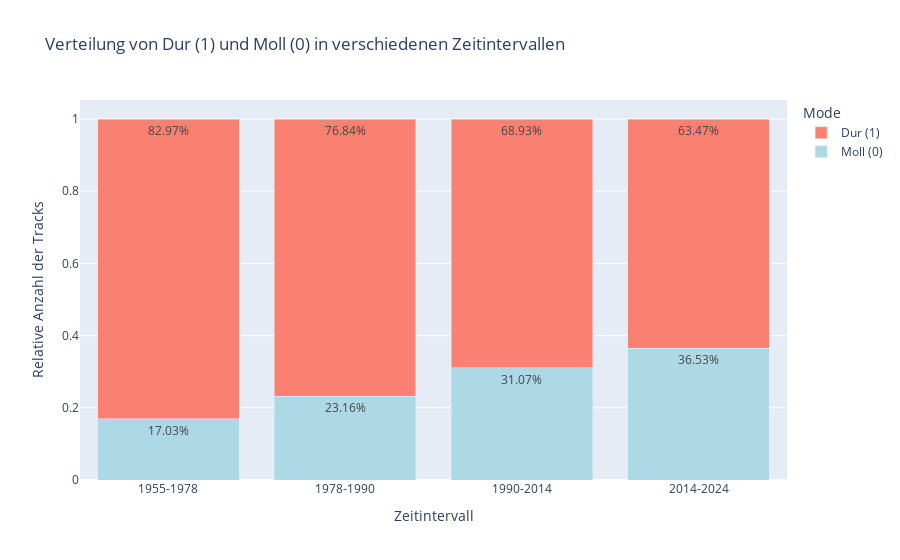

Write notebook code for a chart like this one.
### Markdown cell above
Hier sehen wir, dass die Moll in den Songs bis 1978 eher weniger stark vertreten ist. Danach wird es etwas häufiger genutzt und ab etwa 1990 wird es deutlich häufiger. Nach 2014 steigt die Anzahl der Songs in Moll als auch noch mal ein bisschen. Wir sehen also einen ansteigenden Trend.

### Code cell
import pandas as pd
import plotly.graph_objects as go

# Definiere die Zeitintervalle
intervals = {
    '1955-1978': (1955, 1978),
    '1978-1990': (1978, 1990),
    '1990-2014': (1990, 2014),
    '2014-2024': (2014, 2024)
}

# Erstelle eine Liste für die Ergebnisse
results_list = []

# Berechne die Verteilung für jedes Intervall
for interval, (start, end) in intervals.items():
    # Filtere die Daten für das aktuelle Intervall
    filtered_data = df1[(df1['Release Year'] >= start) & (df1['Release Year'] < end)]
    
    # Zähle die Anzahl der Tracks pro Mode
    mode_counts = filtered_data['Mode'].value_counts()
    
    # Füge die Ergebnisse zur Liste hinzu
    results_list.append({
        'Interval': interval,
        'Dur (1)': mode_counts.get(1, 0),
        'Moll (0)': mode_counts.get(0, 0)
    })

# Erstelle ein DataFrame aus der Liste
results = pd.DataFrame(results_list)

# Berechne die relativen Werte
results['Total'] = results['Dur (1)'] + results['Moll (0)']
results['Dur (1) %'] = results['Dur (1)'] / results['Total']
results['Moll (0) %'] = results['Moll (0)'] / results['Total']

# Erstelle das gestapelte Histogramm
fig = go.Figure()

# Füge die Spuren für jeden Modus hinzu

fig.add_trace(go.Bar(
    x=results['Interval'],
    y=results['Moll (0) %'],
    name='Moll (0)',
    hoverinfo='y+text',
    text=results['Moll (0) %'].apply(lambda x: f'{x:.2%}'),
    marker=dict(color='lightblue')
))

fig.add_trace(go.Bar(
    x=results['Interval'],
    y=results['Dur (1) %'],
    name='Dur (1)',
    hoverinfo='y+text',
    text=results['Dur (1) %'].apply(lambda x: f'{x:.2%}'),
    marker=dict(color='salmon')
))

# Aktualisiere das Layout
fig.update_layout(
    title='Verteilung von Dur (1) und Moll (0) in verschiedenen Zeitintervallen',
    xaxis_title='Zeitintervall',
    yaxis_title='Relative Anzahl der Tracks',
    barmode='stack',
    legend_title='Mode',
)

# Zeige die Grafik an
fig.show()

### Figure 1 — Plotly figure (JSON) as saved in the notebook; plotly's stock layout.template omitted (floating-point values rounded to 4 significant figures)
{"data": [{"hoverinfo": "y+text", "marker": {"color": "lightblue"}, "name": "Moll (0)", "text": ["17.03%", "23.16%", "31.07%", "36.53%"], "type": "bar", "x": ["1955-1978", "1978-1990", "1990-2014", "2014-2024"], "y": [0.1703, 0.2316, 0.3107, 0.3653]}, {"hoverinfo": "y+text", "marker": {"color": "salmon"}, "name": "Dur (1)", "text": ["82.97%", "76.84%", "68.93%", "63.47%"], "type": "bar", "x": ["1955-1978", "1978-1990", "1990-2014", "2014-2024"], "y": [0.8297, 0.7684, 0.6893, 0.6347]}], "layout": {"autosize": true, "barmode": "stack", "legend": {"title": {"text": "Mode"}}, "title": {"text": "Verteilung von Dur (1) und Moll (0) in verschiedenen Zeitintervallen"}, "xaxis": {"autorange": true, "range": [-0.5, 3.5], "title": {"text": "Zeitintervall"}, "type": "category"}, "yaxis": {"autorange": true, "range": [0, 1.053], "title": {"text": "Relative Anzahl der Tracks"}, "type": "linear"}}}
